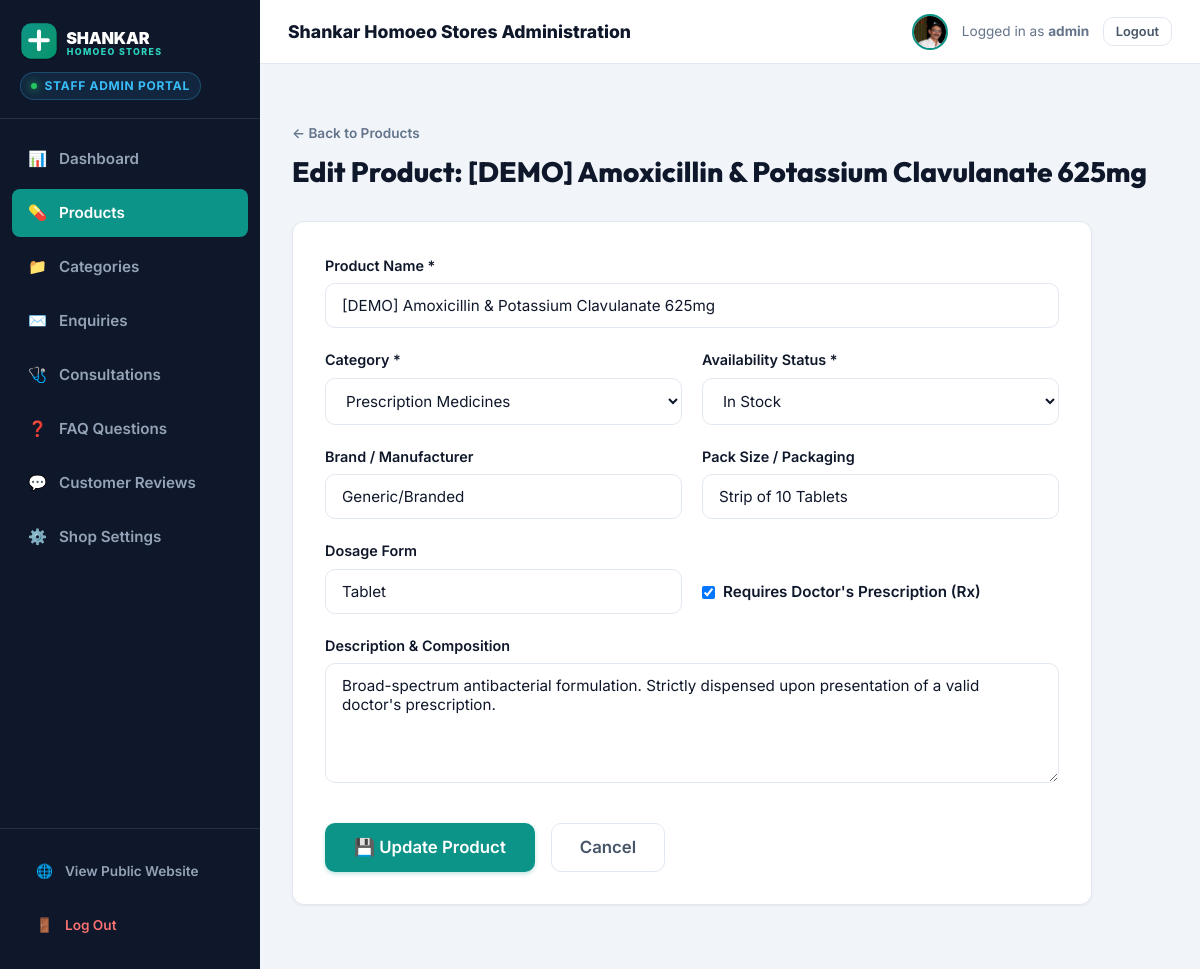
/admin/products/edit/1 (signed in), run on the app's committed database.
### models/shop.py (models this page shows, shortened)
class Shop(db.Model):
    __tablename__ = 'shop'
    id = db.Column(db.Integer, primary_key=True)
    name = db.Column(db.String(150), nullable=False, default='Shankar Homoeo Stores')
    tagline = db.Column(db.String(255), nullable=True, default='Your Trusted Homoeopathic & Medical Store')
    owner_name = db.Column(db.String(100), nullable=True, default='J D Shankar')
    phone = db.Column(db.String(20), nullable=False, default='+91 98866 61239')
    whatsapp = db.Column(db.String(20), nullable=False, default='919886661239')
    physical_store_name = db.Column(db.String(150), nullable=True, default='Homeolaya')
    physical_store_phone = db.Column(db.String(20), nullable=True, default='+91 80506 04747')
    physical_store_whatsapp = db.Column(db.String(20), nullable=True, default='918050604747')
    doctor_phone = db.Column(db.String(20), nullable=True, default='+91 95357 17958')
    doctor_whatsapp = db.Column(db.String(20), nullable=True, default='919535717958')
    email = db.Column(db.String(120), nullable=True, default='shankarhomeostores@gmail.com')
    address = db.Column(db.String(300), nullable=False, default='opp to Kids kingdom, 7th Cross, Sampige Rd, Malleshwaram, Bengaluru, Karnataka 560003')
    area = db.Column(db.String(100), nullable=True, default='Malleshwaram')
    city = db.Column(db.String(100), nullable=True, default='Bengaluru')
    state = db.Column(db.String(100), nullable=True, default='Karnataka')
    pincode = db.Column(db.String(20), nullable=True, default='560003')
    landmark = db.Column(db.String(200), nullable=True, default='opp to Kids kingdom')
    physical_store_address = db.Column(db.String(300), nullable=True, default='Homeolaya, Suvarna Complex, 706/1, Vidyaranyapura Main Rd, near BWSSB Office & Canara Bank Stop, near Hyderabadi Bawarchi, BEL Layout, Vidyaranyapura, Bengaluru, Karnataka 560097')
    physical_store_landmark = db.Column(db.String(200), nullable=True, default='Near BWSSB Office & Canara Bank Stop, Near Hyderabadi Bawarchi')
    physical_store_area = db.Column(db.String(100), nullable=True, default='Vidyaranyapura')
    physical_store_pincode = db.Column(db.String(20), nullable=True, default='560097')
    physical_store_maps_url = db.Column(db.Text, nullable=True, default='https://www.google.com/maps/dir/?api=1&destination=Homeolaya,+Suvarna+Complex,+706/1,+Vidyaranyapura+Main+Rd,+near+BWSSB+Office+%26+Canara+Bank+Stop,+near+Hyderabadi+Bawarchi,+BEL+Layout,+Vidyaranyapura,+Bengaluru,+Karnataka+560097')
    physical_store_maps_embed_url = db.Column(db.Text, nullable=True, default='https://maps.google.com/maps?q=Homeolaya,+Suvarna+Complex,+706/1,+Vidyaranyapura+Main+Rd,+BEL+Layout,+Vidyaranyapura,+Bengaluru,+Karnataka+560097&t=&z=16&ie=UTF8&iwloc=&output=embed')
    google_maps_url = db.Column(db.Text, nullable=True, default='https://www.google.com/maps/dir/?api=1&destination=Kids+Kingdom,+7th+Cross,+Sampige+Rd,+Malleshwaram,+Bengaluru,+Karnataka 560003')
    google_maps_embed_url = db.Column(db.Text, nullable=True, default='https://maps.google.com/maps?q=opp+to+Kids+kingdom,+7th+Cross,+Sampige+Rd,+Malleshwaram,+Bengaluru,+Karnataka+560003&t=&z=16&ie=UTF8&iwloc=&output=embed')
    latitude = db.Column(db.Float, nullable=True, default=13.0783)
    longitude = db.Column(db.Float, nullable=True, default=77.5582)
    opening_hours = db.Column(db.String(255), nullable=False, default='Monday - Saturday: 10:00 AM - 8:00 PM | Sunday: Closed')
    weekly_closure = db.Column(db.String(100), nullable=True, default='Sunday')
    weekday_open_time = db.Column(db.String(10), nullable=False, default='10:00')
    weekday_close_time = db.Column(db.String(10), nullable=False, default='20:00')
    sunday_open_time = db.Column(db.String(10), nullable=False, default='00:00')
    sunday_close_time = db.Column(db.String(10), nullable=False, default='00:00')
    is_sunday_closed = db.Column(db.Boolean, default=True)
    description = db.Column(db.Text, nullable=True, default='Your trusted neighborhood medical store dispensing authentic medicines, healthcare essentials, wellness products, and personalized care.')
    logo_path = db.Column(db.String(255), nullable=True, default='/static/images/logo.svg')
    updated_at = db.Column(db.DateTime, default=lambda: datetime.now(timezone.utc), onupdate=lambda: datetime.now(timezone.utc))

### models/product.py (models this page shows, shortened)
class Product(db.Model):
    __tablename__ = 'product'
    id = db.Column(db.Integer, primary_key=True)
    name = db.Column(db.String(200), nullable=False, index=True)
    category_id = db.Column(db.Integer, db.ForeignKey('category.id', ondelete='CASCADE'), nullable=False, index=True)
    description = db.Column(db.Text, nullable=True)
    brand = db.Column(db.String(100), nullable=True)
    pack_size = db.Column(db.String(80), nullable=True) # e.g., 'Strip of 10 Tablets', '100 ml Bottle'
    dosage_form = db.Column(db.String(50), nullable=True) # Tablet, Syrup, Ointment, Device, etc.
    requires_prescription = db.Column(db.Boolean, default=False)
    availability = db.Column(db.String(50), nullable=False, default='Availability Varies', index=True)
    created_at = db.Column(db.DateTime, default=lambda: datetime.now(timezone.utc))
    updated_at = db.Column(db.DateTime, default=lambda: datetime.now(timezone.utc), onupdate=lambda: datetime.now(timezone.utc))

### models/category.py (models this page shows, shortened)
class Category(db.Model):
    __tablename__ = 'category'
    id = db.Column(db.Integer, primary_key=True)
    name = db.Column(db.String(100), nullable=False, unique=True)
    slug = db.Column(db.String(100), nullable=False, unique=True)
    description = db.Column(db.String(255), nullable=True)
    icon = db.Column(db.String(50), nullable=True, default='capsules')
    display_order = db.Column(db.Integer, default=0, index=True)
    products = db.relationship('Product', backref='category', lazy=True, cascade='all, delete-orphan')

### routes/admin.py (the view, shortened to what this page needs)
@admin_bp.route('/products/edit/<int:product_id>', methods=['GET', 'POST'])
@admin_required
def edit_product(product_id):
    product = db.get_or_404(Product, product_id)
    categories = Category.query.order_by(Category.name.asc()).all()
    return render_template('admin/edit_product.html', product=product, categories=categories)

### templates/admin/edit_product.html (shortened to what this page needs)
{% extends 'admin/base_admin.html' %}
{% block content %}
<div style="margin-bottom: 2rem;">
  <a href="{{ url_for('admin.products') }}" style="font-size: 0.85rem; color: #64748b; font-weight: 600;">
    &larr; Back to Products
  </a>
  <h1 style="font-size: 1.75rem; color: #0f172a; font-weight: 800; margin-top: 0.5rem;">Edit Product: {{ product.name }}</h1>
</div>
<div class="admin-card admin-form" style="padding: 2rem;">
  <form method="POST" action="{{ url_for('admin.edit_product', product_id=product.id) }}">
    <div class="form-group">
      <label class="form-label" for="name">Product Name *</label>
      <input type="text" id="name" name="name" class="form-control" required value="{{ product.name }}">
    </div>
    <div class="form-grid-2">
      <div class="form-group">
        <label class="form-label" for="category_id">Category *</label>
        <select id="category_id" name="category_id" class="form-control" required>
          {% for cat in categories %}
          <option value="{{ cat.id }}" {% if product.category_id == cat.id %}selected{% endif %}>{{ cat.name }}</option>
          {% endfor %}
        </select>
      </div>
      <div class="form-group">
        <label class="form-label" for="availability">Availability Status *</label>
        <select id="availability" name="availability" class="form-control" required>
          <option value="In Stock" {% if product.availability == 'In Stock' %}selected{% endif %}>In Stock</option>
        </select>
      </div>
    </div>
    <div class="form-grid-2">
      <div class="form-group">
        <label class="form-label" for="brand">Brand / Manufacturer</label>
        <input type="text" id="brand" name="brand" class="form-control" value="{{ product.brand or '' }}">
      </div>
      <div class="form-group">
        <label class="form-label" for="pack_size">Pack Size / Packaging</label>
        <input type="text" id="pack_size" name="pack_size" class="form-control" value="{{ product.pack_size or '' }}">
      </div>
    </div>
    <div class="form-grid-2">
      <div class="form-group">
        <label class="form-label" for="dosage_form">Dosage Form</label>
        <input type="text" id="dosage_form" name="dosage_form" class="form-control" value="{{ product.dosage_form or '' }}">
      </div>
      <div class="form-group" style="display: flex; align-items: center; gap: 0.5rem; margin-top: 2rem;">
        <input type="checkbox" id="requires_prescription" name="requires_prescription" value="1" {% if product.requires_prescription %}checked{% endif %}>
        <label for="requires_prescription" style="font-weight: 600; font-size: 0.95rem; cursor: pointer;">
          Requires Doctor's Prescription (Rx)
        </label>
      </div>
    </div>
    <div class="form-group">
      <label class="form-label" for="description">Description &amp; Composition</label>
      <textarea id="description" name="description" class="form-control" rows="4">{{ product.description or '' }}</textarea>
    </div>
    <div style="display: flex; gap: 1rem; margin-top: 2rem;">
      <button type="submit" class="btn btn-primary btn-lg">
        💾 Update Product
      </button>
      <a href="{{ url_for('admin.products') }}" class="btn btn-outline btn-lg">
        Cancel
      </a>
    </div>
  </form>
</div>
{% endblock %}

### templates/admin/base_admin.html (shortened to what this page needs)
<!DOCTYPE html>
<html lang="en">
<head>
  <link rel="stylesheet" href="{{ url_for('static', filename='css/style.css') }}">
  <link rel="stylesheet" href="{{ url_for('static', filename='css/admin.css') }}?v=1.3">
</head>
<body>
  <div class="admin-layout">
    <aside class="admin-sidebar">
      <div class="sidebar-header">
        <a href="{{ url_for('admin.dashboard') }}" class="sidebar-brand-link" title="{{ shop.name }} Admin Dashboard">
          <img src="{{ url_for('static', filename='images/logo_white.svg') }}" alt="{{ shop.name }} Logo" class="sidebar-brand-logo">
        </a>
        <div class="sidebar-brand-badge-row">
          <span class="sidebar-admin-pill">
            <span class="sidebar-admin-dot"></span>
            Staff Admin Portal
          </span>
        </div>
      </div>
      <ul class="sidebar-menu">
        <li>
          <a href="{{ url_for('admin.dashboard') }}" class="sidebar-link {% if request.endpoint == 'admin.dashboard' %}active{% endif %}">
            <span>📊</span> Dashboard
          </a>
        </li>
        <li>
          <a href="{{ url_for('admin.products') }}" class="sidebar-link {% if 'admin.products' in request.endpoint or 'product' in request.endpoint %}active{% endif %}">
            <span>💊</span> Products
          </a>
        </li>
        <li>
          <a href="{{ url_for('admin.categories') }}" class="sidebar-link {% if request.endpoint == 'admin.categories' %}active{% endif %}">
            <span>📁</span> Categories
          </a>
        </li>
        <li>
          <a href="{{ url_for('admin.enquiries') }}" class="sidebar-link {% if request.endpoint == 'admin.enquiries' %}active{% endif %}">
            <span>✉️</span> Enquiries
          </a>
        </li>
        <li>
          <a href="{{ url_for('admin.consultations') }}" class="sidebar-link {% if request.endpoint == 'admin.consultations' %}active{% endif %}">
            <span>🩺</span> Consultations
          </a>
        </li>
        <li>
          <a href="{{ url_for('admin.faq_questions') }}" class="sidebar-link {% if request.endpoint == 'admin.faq_questions' %}active{% endif %}">
            <span>❓</span> FAQ Questions
          </a>
        </li>
        <li>
          <a href="{{ url_for('admin.reviews') }}" class="sidebar-link {% if request.endpoint == 'admin.reviews' %}active{% endif %}">
            <span>💬</span> Customer Reviews
          </a>
        </li>
        <li>
          <a href="{{ url_for('admin.settings') }}" class="sidebar-link {% if request.endpoint == 'admin.settings' %}active{% endif %}">
            <span>⚙️</span> Shop Settings
          </a>
        </li>
      </ul>
      <div class="sidebar-footer">
        <a href="{{ url_for('main.index') }}" target="_blank" class="sidebar-link" style="color: #94a3b8; font-size: 0.85rem;">
          <span>🌐</span> View Public Website
        </a>
        <a href="{{ url_for('admin.logout') }}" class="sidebar-link" style="color: #f87171; font-size: 0.85rem; margin-top: 0.5rem;">
          <span>🚪</span> Log Out
        </a>
      </div>
    </aside>
    <div class="admin-main">
      <header class="admin-top-nav">
        <div class="admin-top-nav-left">
          <div class="admin-top-nav-title">
            {{ shop.name }} Administration
          </div>
        </div>
        <div class="admin-top-nav-right">
          <img src="{{ url_for('static', filename='images/profile.jpg') }}" alt="Admin Profile" class="admin-nav-avatar">
          <span class="admin-user-info-text">
            Logged in as <strong>{{ session.get('admin_username', 'Admin') }}</strong>
          </span>
          <a href="{{ url_for('admin.logout') }}" class="btn btn-sm btn-outline admin-nav-logout-btn">
            Logout
          </a>
        </div>
      </header>
      <div style="padding: 1.5rem 2rem 0;">
      </div>
      <main class="admin-body">
        {% block content %}{% endblock %}
      </main>
    </div>
  </div>
</body>
</html>

### data on the page
Shop: name "Shankar Homoeo Stores"
Product: name "[DEMO] Amoxicillin & Potassium Clavulanate 625mg", category_id "Prescription Medicines", availability "In Stock", brand "Generic/Branded", pack_size "Strip of 10 Tablets", dosage_form "Tablet", requires_prescription "☑", description "Broad-spectrum antibacterial formulation. Strictly dispensed upon presentation of a valid doctor's prescription."

### other printed values
{{ session.get('admin_username', 'Admin') }} "admin"
